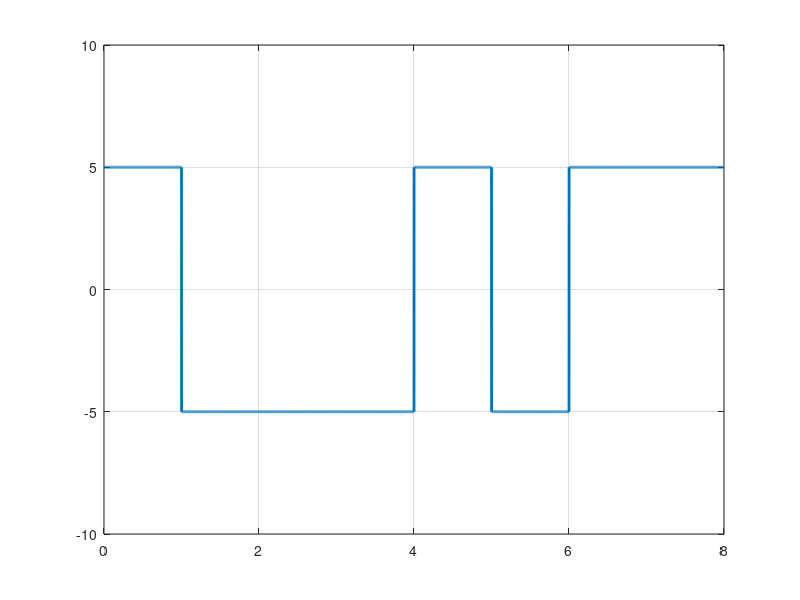

The MATLAB source for this figure:
clc;  #...clear command line 
clear all; #...clear variables
close all; #... clear figures

bits = [0 1 0 0 1 1 1 0];

#... Modulation

bitrate = 1; 
voltage = 5;

sampRate = 1000;
sampTime = 1/sampRate;

endTime = length(bits)/bitrate;
time = 0:sampTime:endTime;

index = 1;
sign = 1; 
#... Assuming last state was pisitive
if bits(index) == 1
	sign = -1*sign;
endif

for i=1:length(time)
	modulation(i) = voltage*sign;
	if time(i)*bitrate>=index
		index = index+1;
		if index<=length(bits) && bits(index)==1
			sign = -1*sign;
		endif
	endif
end

plot(time, modulation, "LineWidth", 2);
axis([0 endTime -voltage-5 voltage+5]);
grid on;


#...demodulatoin

index = 1;
previous = voltage;

for i = 1:length(modulation)
	if modulation(i)==previous
		demodulation(index) = 0;
	else
		demodulation(index) = 1;
	endif
	if time(i)*bitrate >= index
		index = index + 1;
		previous = modulation(i);
	endif
end


disp(demodulation);


